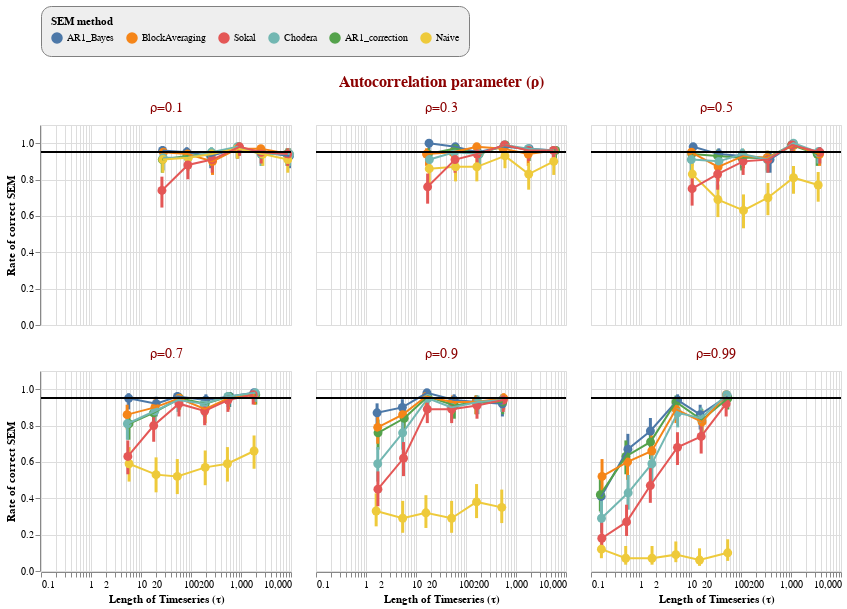

Notebook source saved alongside this figure:
### Code cell
#plot_utils.plot_results_static()
#plot_utils.plot_mean_ci_width_static()
#plot_utils.plot_median_ci_width_static()
plot_utils.plot_results_timeconstant_static()

### Figure 1 — Vega-Lite specification as saved in the notebook (floating-point values rounded to 4 significant figures; data arrays with more than 128 entries replaced by an {"elided": "..."} marker saying what was removed)
{"config": {"view": {"continuousWidth": 400, "continuousHeight": 300}, "header": {"labelColor": "darkred", "labelFontSize": 14, "titleColor": "darkred", "titleFontSize": 16}, "legend": {"cornerRadius": 10, "fillColor": "#EEEEEE", "orient": "top", "padding": 10, "strokeColor": "gray"}}, "data": {"name": "data-5c6e36a3ebcc483bfbec6120c8b9f024"}, "facet": {"type": "nominal", "field": "trueRho", "title": "Autocorrelation parameter (ρ)"}, "spec": {"layer": [{"mark": {"type": "rule", "strokeWidth": 3}, "encoding": {"color": {"condition": {"type": "nominal", "field": "methodName", "legend": {"title": "SEM method"}, "sort": ["AR1_Bayes", "BlockAveraging", "Sokal", "Chodera", "AR1_correction", "Naive"], "selection": "selector003"}, "value": "lightgrey"}, "opacity": {"condition": {"value": 1.0, "selection": "selector003"}, "value": 0.5}, "x": {"type": "quantitative", "field": "x_jittered"}, "y": {"type": "quantitative", "field": "ymin", "title": ""}, "y2": {"field": "ymax"}}, "selection": {"selector003": {"type": "single", "fields": ["methodName"], "empty": "all", "bind": "legend"}}, "transform": [{"calculate": "0.15*random()*datum.taus+datum.taus", "as": "x_jittered"}, {"calculate": "datum.confIntLow", "as": "ymin"}, {"calculate": "datum.confIntHigh", "as": "ymax"}, {"calculate": "0.95", "as": "goal"}]}, {"mark": {"type": "point", "filled": true}, "encoding": {"color": {"condition": {"type": "nominal", "field": "methodName", "legend": {"title": "SEM method"}, "sort": ["AR1_Bayes", "BlockAveraging", "Sokal", "Chodera", "AR1_correction", "Naive"], "selection": "selector001"}, "value": "lightgrey"}, "opacity": {"condition": {"value": 1.0, "selection": "selector001"}, "value": 0.5}, "size": {"value": 80}, "x": {"type": "quantitative", "field": "x_jittered", "scale": {"type": "log"}, "title": "Length of Timeseries (τ)"}, "y": {"type": "quantitative", "field": "rate", "scale": {"domain": [0, 1.04]}, "title": "Rate of correct SEM"}}, "selection": {"selector001": {"type": "single", "fields": ["methodName"], "empty": "all", "bind": "legend"}}, "transform": [{"calculate": "0.15*random()*datum.taus+datum.taus", "as": "x_jittered"}, {"calculate": "datum.confIntLow", "as": "ymin"}, {"calculate": "datum.confIntHigh", "as": "ymax"}, {"calculate": "0.95", "as": "goal"}]}, {"mark": "line", "encoding": {"color": {"condition": {"type": "nominal", "field": "methodName", "legend": {"title": "SEM method"}, "sort": ["AR1_Bayes", "BlockAveraging", "Sokal", "Chodera", "AR1_correction", "Naive"], "selection": "selector002"}, "value": "lightgrey"}, "opacity": {"condition": {"value": 1.0, "selection": "selector002"}, "value": 0.5}, "x": {"type": "quantitative", "field": "x_jittered"}, "y": {"type": "quantitative", "field": "rate"}}, "selection": {"selector002": {"type": "single", "fields": ["methodName"], "empty": "all", "bind": "legend"}}, "transform": [{"calculate": "0.15*random()*datum.taus+datum.taus", "as": "x_jittered"}, {"calculate": "datum.confIntLow", "as": "ymin"}, {"calculate": "datum.confIntHigh", "as": "ymax"}, {"calculate": "0.95", "as": "goal"}]}, {"mark": {"type": "rule", "color": "black"}, "encoding": {"y": {"type": "quantitative", "field": "goal"}}, "transform": [{"calculate": "0.15*random()*datum.taus+datum.taus", "as": "x_jittered"}, {"calculate": "datum.confIntLow", "as": "ymin"}, {"calculate": "datum.confIntHigh", "as": "ymax"}, {"calculate": "0.95", "as": "goal"}]}], "height": 200, "width": 250}, "columns": 3, "$schema": "https://vega.github.io/schema/vega-lite/v4.8.1.json", "datasets": {"data-5c6e36a3ebcc483bfbec6120c8b9f024": {"elided": "216 records"}}}
